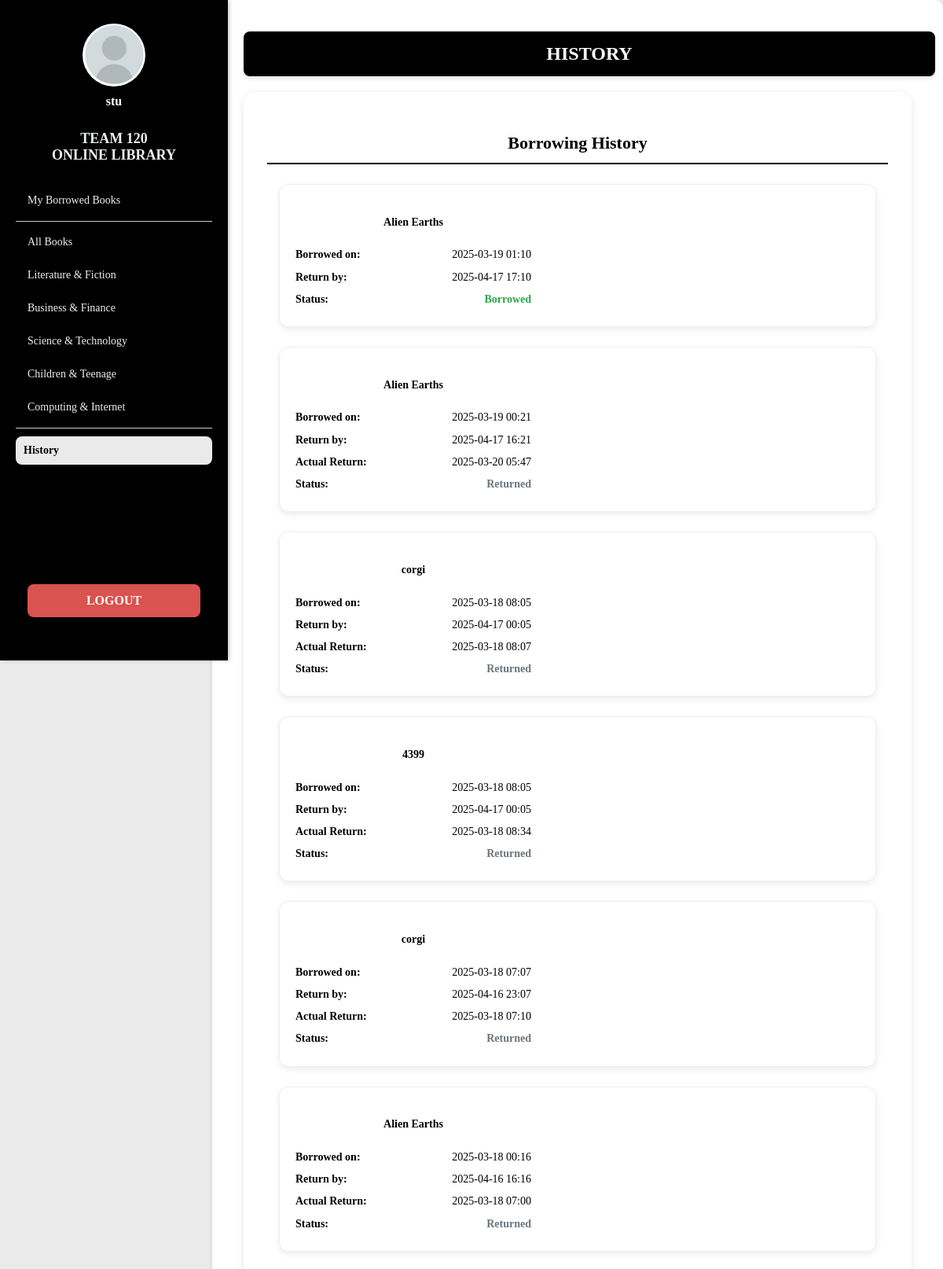
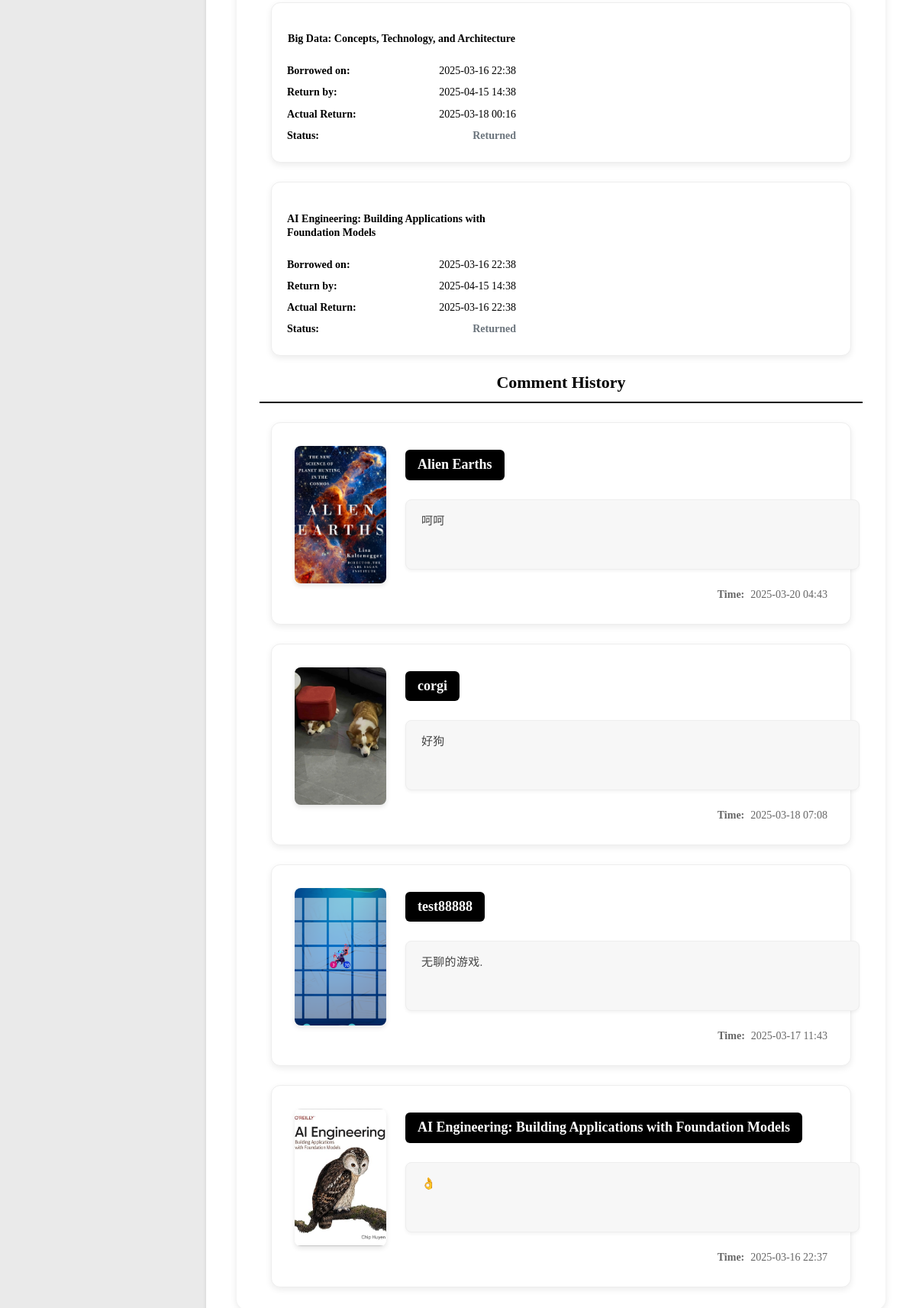
Page /books/history/ (signed in) on the committed database (2 pictures, top to bottom).
### accounts/models.py (models this page shows, shortened)
class CustomUser(AbstractUser):
    ROLE_CHOICES = [
        ('student', 'Student'),
        ('teacher', 'Teacher'),
    ]
    user_id = models.AutoField(primary_key=True)
    role = models.CharField(max_length=10, choices=ROLE_CHOICES, default='student')
    registration_time = models.DateTimeField(default=now)
    photo = models.ImageField(upload_to='user_photos/', blank=True, null=True)
    email = models.EmailField(unique=True)

### books/models.py (models this page shows, shortened)
class BorrowInfo(models.Model):
    BORROW_STATUS_CHOICES = [
        ("Borrowed", "Borrowed"),
        ("Returned", "Returned"),
        ("Overdue", "Overdue"),
    ]
    Number = models.AutoField(primary_key=True)
    BookID = models.ForeignKey("Book", on_delete=models.CASCADE, verbose_name="BookID")
    BorrowUserID = models.ForeignKey(
        settings.AUTH_USER_MODEL, on_delete=models.CASCADE, verbose_name="BorrowUserID"
    )
    BorrowTime = models.DateTimeField(auto_now_add=True, verbose_name="BorrowTime")
    ReturnTime = models.DateTimeField(verbose_name="ReturnTime")
    ActualReturnTime = models.DateTimeField(blank=True, null=True, verbose_name="ActualReturnTime")
    Status = models.CharField(max_length=10, choices=BORROW_STATUS_CHOICES, default="Borrowed", verbose_name="Status")

class Book(models.Model):
    STATUS_CHOICES = [
        ("Available", "Available"),
        ("Borrowed", "Borrowed"),
        ("Reserved", "Reserved"),
    ]
    CATEGORY_CHOICES = [
        ("Literature & Fiction", "Literature & Fiction"),
        ("Business & Finance", "Business & Finance"),
        ("Science & Technology", "Science & Technology"),
        ("Children & Teenage", "Children & Teenage"),
        ("Computing & Internet", "Computing & Internet"),
        ("History", "History"),
    ]
    category = models.CharField(max_length=50, choices=CATEGORY_CHOICES, default="Literature & Fiction")
    BookID = models.AutoField(primary_key=True)
    BookName = models.CharField(max_length=255)
    Publisher = models.CharField(max_length=255)
    ReleaseDate = models.DateField()
    Amount = models.IntegerField(default=1)
    InStock = models.IntegerField(default=1)
    Status = models.CharField(max_length=20, choices=STATUS_CHOICES, default="Available")
    description = models.TextField(blank=True, null=True)
    cover_image = models.ImageField(upload_to="book_covers/", blank=True, null=True)

class Comment(models.Model):
    BookID = models.ForeignKey("Book", on_delete=models.CASCADE, verbose_name="BookID")
    BorrowUserID = models.ForeignKey(settings.AUTH_USER_MODEL, on_delete=models.CASCADE, verbose_name="BorrowUserID")
    Comment = models.TextField(verbose_name="Comment")
    CommentTime = models.DateTimeField(auto_now_add=True, verbose_name="CommentTime")

### books/views.py (the view)
# urls.py: path('history/', history_view, name='history'),
@login_required
def history_view(request):
    borrow_history = BorrowInfo.objects.filter(
        BorrowUserID=request.user
    ).order_by('-BorrowTime')
    comment_history = Comment.objects.filter(
        BorrowUserID=request.user
    ).order_by('-CommentTime')
    context = {
        'borrow_history': borrow_history,
        'comment_history': comment_history
    }
    return render(request, 'books/history.html', context)

### templates/books/history.html (shortened to what this page needs)
<!DOCTYPE html>
<html>
<head>
    <link rel="stylesheet" type="text/css" href="/static/css/style.css">
</head>
<body>
    <div class="container">
        <aside class="sidebar">
            <div class="user-info">
                {% if user.photo %}
                    <img src="{{ user.photo.url }}" class="user-avatar">
                {% else %}
                    <img src="/static/default.png" class="user-avatar">
                {% endif %}
                <span class="user-name">{{ user.username }}</span>
            </div>
            <h3> TEAM 120 <br> ONLINE LIBRARY </h3>
            <ul>
                <li><a href="{% url 'my_borrowed_books' %}" class="{% if request.path == '/my-borrowed-books/' %}active{% endif %}">My Borrowed Books</a></li>
                <hr>
                <li><a href="{% url 'book_list2' %}" class="{% if request.resolver_match.url_name == 'book_list2' %}active{% endif %}">All Books</a></li>
                <li><a href="{% url 'book_list2' %}?category=Literature+%26+Fiction" class="{% if current_category == 'Literature & Fiction' %}active{% endif %}">Literature & Fiction</a></li>
                <li><a href="{% url 'book_list2' %}?category=Business+%26+Finance" class="{% if current_category == 'Business & Finance' %}active{% endif %}">Business & Finance</a></li>
                <li><a href="{% url 'book_list2' %}?category=Science+%26+Technology" class="{% if current_category == 'Science & Technology' %}active{% endif %}">Science & Technology</a></li>
                <li><a href="{% url 'book_list2' %}?category=Children+%26+Teenage" class="{% if current_category == 'Children & Teenage' %}active{% endif %}">Children & Teenage</a></li>
                <li><a href="{% url 'book_list2' %}?category=Computing+%26+Internet" class="{% if current_category == 'Computing & Internet' %}active{% endif %}">Computing & Internet</a></li>
                <hr>
                <li><a href="{% url 'history' %}" class="{% if request.resolver_match.url_name == 'history' %}active{% endif %}">History</a></li>
            </ul>
            <div class="logout-container">
                <form action="{% url 'logout' %}" method="post">
                    <button type="submit" class="logout-btn">LOGOUT</button>
                </form>
            </div>
        </aside>
        <main class="content">
            <h2>HISTORY</h2>
            <div class="history-section">
                <h3>Borrowing History</h3>
                <div class="history-container">
                    {% for record in borrow_history %}
                    <div class="history-card">
                        <div class="book-info">
                            <h4>{{ record.BookID.BookName }}</h4>
                            <p><strong>Borrowed on:</strong> {{ record.BorrowTime|date:"Y-m-d H:i" }}</p>
                            <p><strong>Return by:</strong> {{ record.ReturnTime|date:"Y-m-d H:i" }}</p>
                            {% if record.Status == "Returned" and record.ActualReturnTime %}
                                <p><strong>Actual Return:</strong> {{ record.ActualReturnTime|date:"Y-m-d H:i" }}</p>
                            {% endif %}
                            <p><strong>Status:</strong>
                                <span class="{% if record.Status == 'Overdue' %}status-overdue
                                         {% elif record.Status == 'Returned' %}status-returned
                                         {% else %}status-borrowed{% endif %}">
                                    {{ record.Status }}
                                </span>
                            </p>
                        </div>
                    </div>
                    {% empty %}
                    <p class="no-history">No borrowing history found.</p>
                    {% endfor %}
                </div>
                <h3>Comment History</h3>
                <div class="history-container">
                    {% for comment in comment_history %}
                    <div class="history-card">
                        <div class="history-book-info">
                            {% if comment.BookID.cover_image %}
                                <img src="{{ comment.BookID.cover_image.url }}" alt="{{ comment.BookID.BookName }}" class="history-book-cover">
                            {% else %}
                                <img src="/static/images/default-cover.jpg" alt="No Cover" class="history-book-cover">
                            {% endif %}
                            <div class="history-details">
                                <h4 class="book-title">{{ comment.BookID.BookName }}</h4>
                                <div class="comment-content">
                                    {{ comment.Comment }}
                                </div>
                                <p><strong>Time:</strong> {{ comment.CommentTime|date:"Y-m-d H:i" }}</p>
                            </div>
                        </div>
                    </div>
                    {% empty %}
                    <p class="no-history">No comment history found.</p>
                    {% endfor %}
                </div>
            </div>
        </main>
    </div>
</body>
</html>

### rows in the picture
CustomUser: username "stu"
BorrowInfo: BookID.BookName "Alien Earths", BorrowTime "2025-03-19 01:10", ReturnTime "2025-04-17 17:10", Status "Borrowed"
BorrowInfo: BookID.BookName "Alien Earths", BorrowTime "2025-03-19 00:21", ReturnTime "2025-04-17 16:21", ActualReturnTime "2025-03-20 05:47", Status "Returned"
BorrowInfo: BookID.BookName "corgi", BorrowTime "2025-03-18 08:05", ReturnTime "2025-04-17 00:05", ActualReturnTime "2025-03-18 08:07", Status "Returned"
BorrowInfo: BookID.BookName "4399", BorrowTime "2025-03-18 08:05", ReturnTime "2025-04-17 00:05", ActualReturnTime "2025-03-18 08:34", Status "Returned"
BorrowInfo: BookID.BookName "corgi", BorrowTime "2025-03-18 07:07", ReturnTime "2025-04-16 23:07", ActualReturnTime "2025-03-18 07:10", Status "Returned"
BorrowInfo: BookID.BookName "Alien Earths", BorrowTime "2025-03-18 00:16", ReturnTime "2025-04-16 16:16", ActualReturnTime "2025-03-18 07:00", Status "Returned"
BorrowInfo: BookID.BookName "Big Data: Concepts, Technology, and Architecture", BorrowTime "2025-03-16 22:38", ReturnTime "2025-04-15 14:38", ActualReturnTime "2025-03-18 00:16", Status "Returned"
BorrowInfo: BookID.BookName "AI Engineering: Building Applications with Foundation Models", BorrowTime "2025-03-16 22:38", ReturnTime "2025-04-15 14:38", ActualReturnTime "2025-03-16 22:38", Status "Returned"
Comment: BookID.cover_image (picture), BookID.BookName "Alien Earths", Comment "呵呵", CommentTime "2025-03-20 04:43"
Comment: BookID.cover_image (picture), BookID.BookName "corgi", Comment "好狗", CommentTime "2025-03-18 07:08"
Comment: BookID.cover_image (picture), BookID.BookName "test88888", Comment "无聊的游戏.", CommentTime "2025-03-17 11:43"
Comment: BookID.cover_image (picture), BookID.BookName "AI Engineering: Building Applications with Foundation Models", Comment "👌", CommentTime "2025-03-16 22:37"
